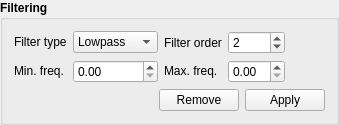
           <widget class="QGroupBox" name="groupBox_13">
            <property name="sizePolicy">
             <sizepolicy hsizetype="Preferred" vsizetype="Fixed">
              <horstretch>0</horstretch>
              <verstretch>0</verstretch>
             </sizepolicy>
            </property>
            <property name="minimumSize">
             <size>
              <width>0</width>
              <height>0</height>
             </size>
            </property>
            <property name="font">
             <font>
              <weight>75</weight>
              <bold>true</bold>
             </font>
            </property>
            <property name="title">
             <string>Filtering</string>
            </property>
            <layout class="QVBoxLayout" name="verticalLayout_35">
             <item>
              <layout class="QGridLayout" name="gridLayout_12">
               <item row="1" column="1" colspan="2">
                <widget class="QLabel" name="label_47">
                 <property name="sizePolicy">
                  <sizepolicy hsizetype="Maximum" vsizetype="Fixed">
                   <horstretch>0</horstretch>
                   <verstretch>0</verstretch>
                  </sizepolicy>
                 </property>
                 <property name="font">
                  <font>
                   <weight>50</weight>
                   <bold>false</bold>
                  </font>
                 </property>
                 <property name="text">
                  <string>Min. freq.</string>
                 </property>
                </widget>
               </item>
               <item row="0" column="1" colspan="2">
                <widget class="QLabel" name="label_43">
                 <property name="sizePolicy">
                  <sizepolicy hsizetype="Maximum" vsizetype="Fixed">
                   <horstretch>0</horstretch>
                   <verstretch>0</verstretch>
                  </sizepolicy>
                 </property>
                 <property name="font">
                  <font>
                   <weight>50</weight>
                   <bold>false</bold>
                  </font>
                 </property>
                 <property name="text">
                  <string>Filter type</string>
                 </property>
                </widget>
               </item>
               <item row="1" column="5">
                <widget class="QDoubleSpinBox" name="doubleSpinBox_39">
                 <property name="sizePolicy">
                  <sizepolicy hsizetype="Preferred" vsizetype="Fixed">
                   <horstretch>0</horstretch>
                   <verstretch>0</verstretch>
                  </sizepolicy>
                 </property>
                 <property name="minimumSize">
                  <size>
                   <width>50</width>
                   <height>0</height>
                  </size>
                 </property>
                 <property name="font">
                  <font>
                   <weight>50</weight>
                   <bold>false</bold>
                  </font>
                 </property>
                </widget>
               </item>
               <item row="1" column="4">
                <widget class="QLabel" name="label_48">
                 <property name="sizePolicy">
                  <sizepolicy hsizetype="Maximum" vsizetype="Fixed">
                   <horstretch>0</horstretch>
                   <verstretch>0</verstretch>
                  </sizepolicy>
                 </property>
                 <property name="font">
                  <font>
                   <weight>50</weight>
                   <bold>false</bold>
                  </font>
                 </property>
                 <property name="text">
                  <string>Max. freq.</string>
                 </property>
                </widget>
               </item>
               <item row="1" column="3">
                <widget class="QDoubleSpinBox" name="doubleSpinBox_37">
                 <property name="sizePolicy">
                  <sizepolicy hsizetype="Preferred" vsizetype="Fixed">
                   <horstretch>0</horstretch>
                   <verstretch>0</verstretch>
                  </sizepolicy>
                 </property>
                 <property name="font">
                  <font>
                   <weight>50</weight>
                   <bold>false</bold>
                  </font>
                 </property>
                </widget>
               </item>
               <item row="0" column="5">
                <widget class="QSpinBox" name="spinBox_4">
                 <property name="sizePolicy">
                  <sizepolicy hsizetype="Preferred" vsizetype="Fixed">
                   <horstretch>0</horstretch>
                   <verstretch>0</verstretch>
                  </sizepolicy>
                 </property>
                 <property name="minimumSize">
                  <size>
                   <width>50</width>
                   <height>0</height>
                  </size>
                 </property>
                 <property name="font">
                  <font>
                   <weight>50</weight>
                   <bold>false</bold>
                  </font>
                 </property>
                 <property name="minimum">
                  <number>1</number>
                 </property>
                 <property name="maximum">
                  <number>6</number>
                 </property>
                 <property name="value">
                  <number>2</number>
                 </property>
                </widget>
               </item>
               <item row="0" column="4">
                <widget class="QLabel" name="label_46">
                 <property name="sizePolicy">
                  <sizepolicy hsizetype="Maximum" vsizetype="Preferred">
                   <horstretch>0</horstretch>
                   <verstretch>0</verstretch>
                  </sizepolicy>
                 </property>
                 <property name="font">
                  <font>
                   <weight>50</weight>
                   <bold>false</bold>
                  </font>
                 </property>
                 <property name="text">
                  <string>Filter order</string>
                 </property>
                </widget>
               </item>
               <item row="0" column="3">
                <widget class="QComboBox" name="comboBox_8">
                 <property name="sizePolicy">
                  <sizepolicy hsizetype="Maximum" vsizetype="Fixed">
                   <horstretch>0</horstretch>
                   <verstretch>0</verstretch>
                  </sizepolicy>
                 </property>
                 <property name="font">
                  <font>
                   <weight>50</weight>
                   <bold>false</bold>
                  </font>
                 </property>
                 <item>
                  <property name="text">
                   <string>Lowpass</string>
                  </property>
                 </item>
                 <item>
                  <property name="text">
                   <string>Bandpass</string>
                  </property>
                 </item>
                 <item>
                  <property name="text">
                   <string>Highpass</string>
                  </property>
                 </item>
                </widget>
               </item>
               <item row="0" column="6" rowspan="2">
                <spacer name="horizontalSpacer_8">
                 <property name="orientation">
                  <enum>Qt::Horizontal</enum>
                 </property>
                 <property name="sizeHint" stdset="0">
                  <size>
                   <width>40</width>
                   <height>20</height>
                  </size>
                 </property>
                </spacer>
               </item>
              </layout>
             </item>
             <item>
              <layout class="QHBoxLayout" name="horizontalLayout_10">
               <item>
                <spacer name="horizontalSpacer_14">
                 <property name="orientation">
                  <enum>Qt::Horizontal</enum>
                 </property>
                 <property name="sizeHint" stdset="0">
                  <size>
                   <width>40</width>
                   <height>20</height>
                  </size>
                 </property>
                </spacer>
               </item>
               <item>
                <widget class="QPushButton" name="pushButton_21">
                 <property name="sizePolicy">
                  <sizepolicy hsizetype="Fixed" vsizetype="Fixed">
                   <horstretch>0</horstretch>
                   <verstretch>0</verstretch>
                  </sizepolicy>
                 </property>
                 <property name="font">
                  <font>
                   <weight>50</weight>
                   <bold>false</bold>
                  </font>
                 </property>
                 <property name="text">
                  <string>Remove</string>
                 </property>
                </widget>
               </item>
               <item>
                <widget class="QPushButton" name="pushButton_22">
                 <property name="sizePolicy">
                  <sizepolicy hsizetype="Fixed" vsizetype="Fixed">
                   <horstretch>0</horstretch>
                   <verstretch>0</verstretch>
                  </sizepolicy>
                 </property>
                 <property name="minimumSize">
                  <size>
                   <width>50</width>
                   <height>0</height>
                  </size>
                 </property>
                 <property name="font">
                  <font>
                   <weight>50</weight>
                   <bold>false</bold>
                  </font>
                 </property>
                 <property name="text">
                  <string>Apply</string>
                 </property>
                </widget>
               </item>
              </layout>
             </item>
            </layout>
           </widget>
